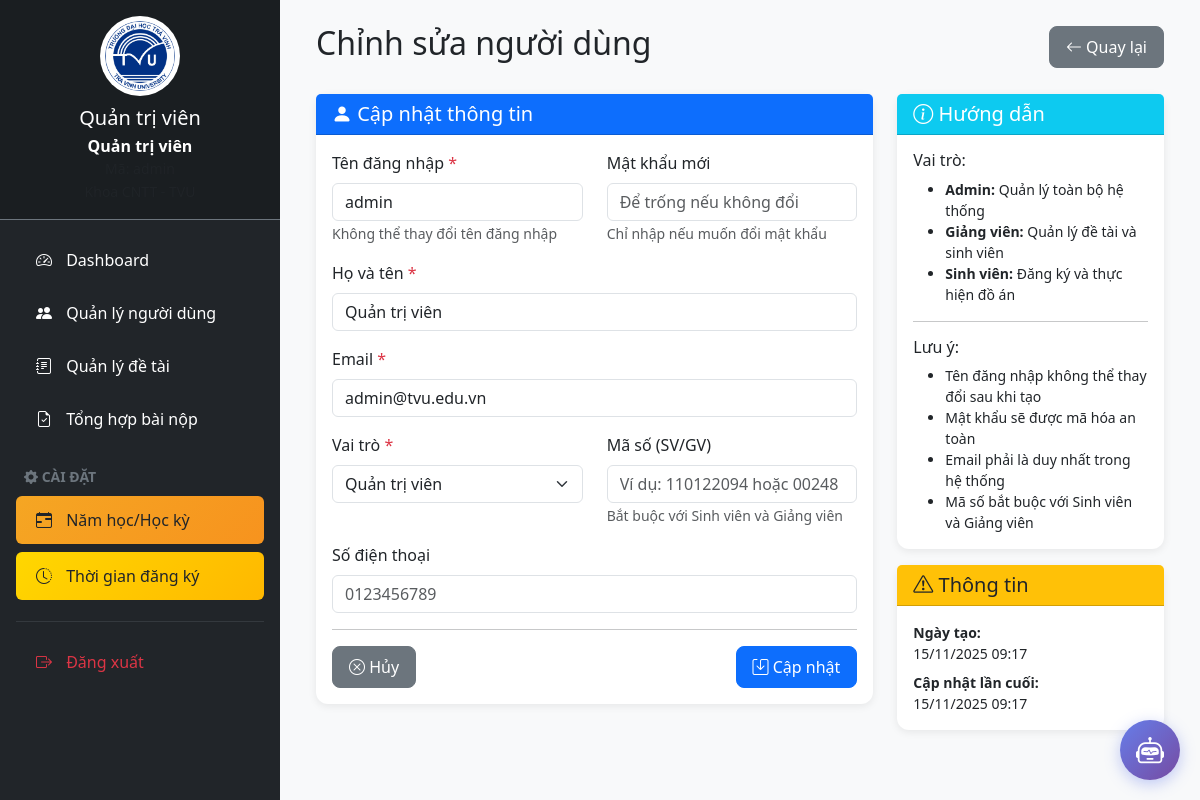
The app's page /public/admin/editUser/1 (signed in), older data.
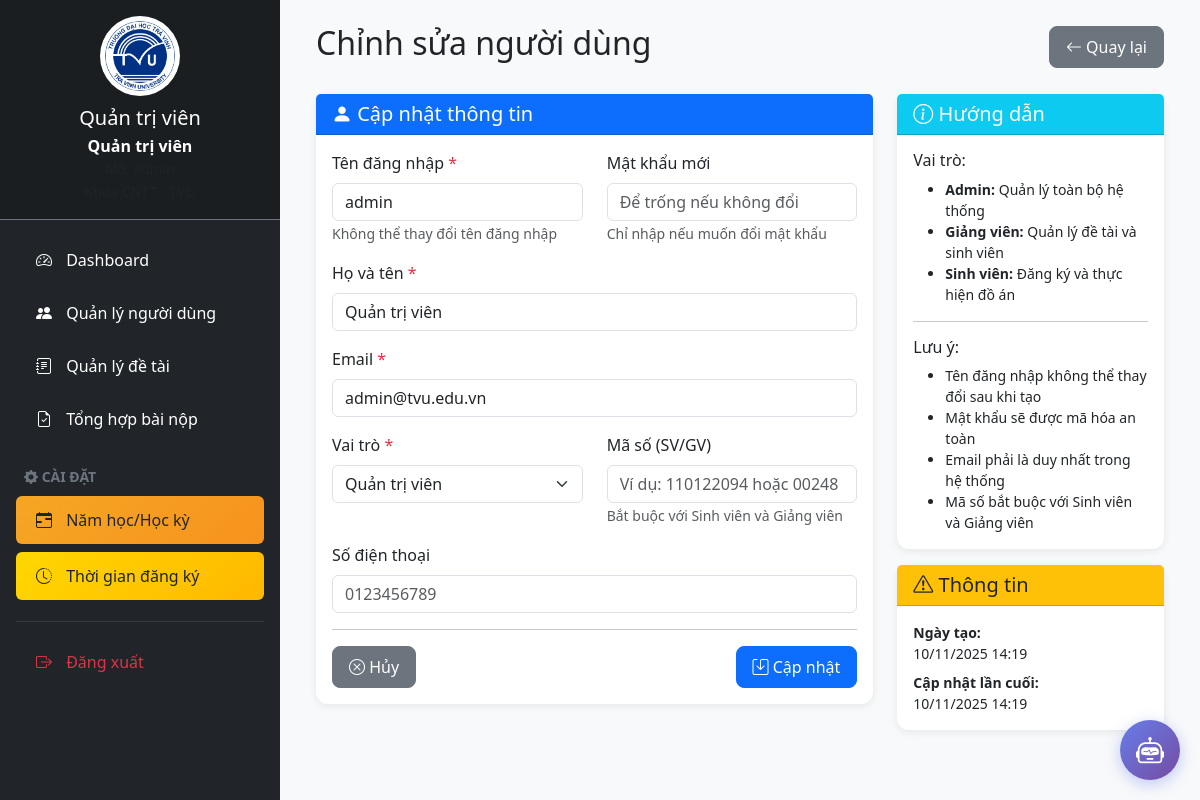
The same page, newer data.
### tables this page shows
CREATE TABLE `users` (
  `user_id` int(11) NOT NULL,
  `username` varchar(100) NOT NULL,
  `password` varchar(255) NOT NULL,
  `full_name` varchar(255) NOT NULL,
  `email` varchar(150) NOT NULL,
  `role` enum('admin','teacher','student') NOT NULL DEFAULT 'student',
  `student_code` varchar(50) DEFAULT NULL,
  `phone` varchar(20) DEFAULT NULL,
  `created_at` timestamp NOT NULL DEFAULT current_timestamp(),
  `updated_at` timestamp NOT NULL DEFAULT current_timestamp() ON UPDATE current_timestamp(),
  `deleted_at` timestamp NULL DEFAULT NULL,
  `last_login` timestamp NULL DEFAULT NULL
);

### app/core/Controller.php (called while the page is built, shortened)
<?php
class Controller {
    public function model($model) {
        return new $model();
    }
    public function view($view, $data = []) {
        require_once '../app/views/' . $view . '.php';
    }
}

### app/controllers/AdminController.php (called while the page is built, shortened)
<?php
class AdminController extends Controller {
    public function editUser($id) {
        $userModel = $this->model('User');
        $data = [
            'title' => 'Chỉnh sửa người dùng',
            'user' => $userModel->getById($id),
            'action' => 'edit'
        ];
        $this->view('admin/user_form', $data);
    }
}

### app/core/App.php (called while the page is built, shortened)
<?php
class App {
    protected $method = 'login';
    public function __construct() {
        $url = $this->parseUrl();
        if (isset($url[0]) && file_exists('../app/controllers/' . ucfirst($url[0]) . 'Controller.php')) {
            unset($url[0]);
        }
        $this->controller = new $this->controller;
        if (get_class($this->controller) !== 'AuthController') {
            $this->method = 'index';
        }
        if (isset($url[1]) && method_exists($this->controller, $url[1])) {
            $this->method = $url[1];
            unset($url[1]);
        }
        $this->params = $url ? array_values($url) : [];
        call_user_func_array([$this->controller, $this->method], $this->params);
    }
    private function parseUrl() {
        if (isset($_GET['url'])) {
            return explode('/', filter_var(rtrim($_GET['url'], '/'), FILTER_SANITIZE_URL));
        }
        return [];
    }
}

### public/index.php (called while the page is built, shortened)
<?php
    require_once '../app/core/App.php';
    require_once '../app/core/Controller.php';
    require_once '../app/core/Database.php';
    $app = new App();

### app/models/User.php (called while the page is built, shortened)
<?php
class User {
    private $db;
    public function __construct() {
        $this->db = Database::getInstance();
    }
    public function getById($id) {
        $stmt = $this->db->prepare("SELECT * FROM users WHERE user_id = ?");
        $stmt->execute([$id]);
        return $stmt->fetch(PDO::FETCH_ASSOC);
    }
}

### app/core/Database.php (called while the page is built, shortened)
<?php
class Database {
    private static $instance = null;
    private function __construct() {
        $this->pdo = new PDO(
            'mysql:host=' . DB_HOST . ';dbname=' . DB_NAME,
            DB_USER,
            DB_PASS
        );
    }
    public static function getInstance(): PDO {
        if (self::$instance === null) {
            self::$instance = new Database();
        }
        return self::$instance->pdo;
    }
}

### app/views/admin/user_form.php (the view, shortened to what the changed rows need)
<?php include_once __DIR__ . '/../layouts/header.php'; ?>
<div class="d-flex">
    <div class="main-content flex-grow-1 p-4">
        <div class="container-fluid">
            <div class="d-flex justify-content-between align-items-center mb-4">
                <h2><?= $data['action'] === 'create' ? 'Thêm người dùng mới' : 'Chỉnh sửa người dùng' ?></h2>
            </div>
            <div class="row">
                <div class="col-md-8">
                    <div class="card">
                        <div class="card-body">
                            <form method="POST" action="<?= $data['action'] === 'create' ? '/PHP-CN/public/admin/createUser' : '/PHP-CN/public/admin/editUser/' . $data['user']['user_id'] ?>" onsubmit="console.log('Form submitting...', new FormData(this)); return true;">
                                <div class="row">
                                    <div class="col-md-6 mb-3">
                                        <label class="form-label">Tên đăng nhập <span class="text-danger">*</span></label>
                                        <input type="text"
                                               name="username"
                                               class="form-control"
                                               value="<?= $data['user']['username'] ?? '' ?>"
                                               <?= $data['action'] === 'edit' ? 'readonly' : 'required' ?>>
                                        <?php if ($data['action'] === 'edit'): ?>
                                            <small class="text-muted">Không thể thay đổi tên đăng nhập</small>
                                        <?php endif; ?>
                                    </div>
                                </div>
                                <div class="mb-3">
                                    <label class="form-label">Họ và tên <span class="text-danger">*</span></label>
                                    <input type="text"
                                           name="full_name"
                                           class="form-control"
                                           value="<?= $data['user']['full_name'] ?? '' ?>"
                                           required>
                                </div>
                                <div class="mb-3">
                                    <label class="form-label">Email <span class="text-danger">*</span></label>
                                    <input type="email"
                                           name="email"
                                           class="form-control"
                                           value="<?= $data['user']['email'] ?? '' ?>"
                                           required>
                                </div>
                                <div class="row">
                                    <div class="col-md-6 mb-3">
                                        <label class="form-label">Vai trò <span class="text-danger">*</span></label>
                                        <select name="role" class="form-select" required>
                                            <option value="admin" <?= isset($data['user']) && $data['user']['role'] === 'admin' ? 'selected' : '' ?>>Quản trị viên</option>
                                        </select>
                                    </div>
                                </div>
                            </form>
                        </div>
                    </div>
                </div>
                <div class="col-md-4">
                    <?php if ($data['action'] === 'edit'): ?>
                    <div class="card mt-3">
                        <div class="card-header bg-warning text-dark">
                            <h5 class="mb-0"><i class="bi bi-exclamation-triangle"></i> Thông tin</h5>
                        </div>
                        <div class="card-body">
                            <p class="small mb-2"><strong>Ngày tạo:</strong><br><?= date('d/m/Y H:i', strtotime($data['user']['created_at'])) ?></p>
                            <p class="small mb-0"><strong>Cập nhật lần cuối:</strong><br><?= date('d/m/Y H:i', strtotime($data['user']['updated_at'])) ?></p>
                        </div>
                    </div>
                    <?php endif; ?>
                </div>
            </div>
        </div>
    </div>
</div>
<?php include_once __DIR__ . '/../layouts/footer.php'; ?>

Row changes from the older to the newer data that the page shows:
changed users "admin": created_at "15/11/2025 09:17" → "10/11/2025 14:19"; updated_at "15/11/2025 09:17" → "10/11/2025 14:19"
